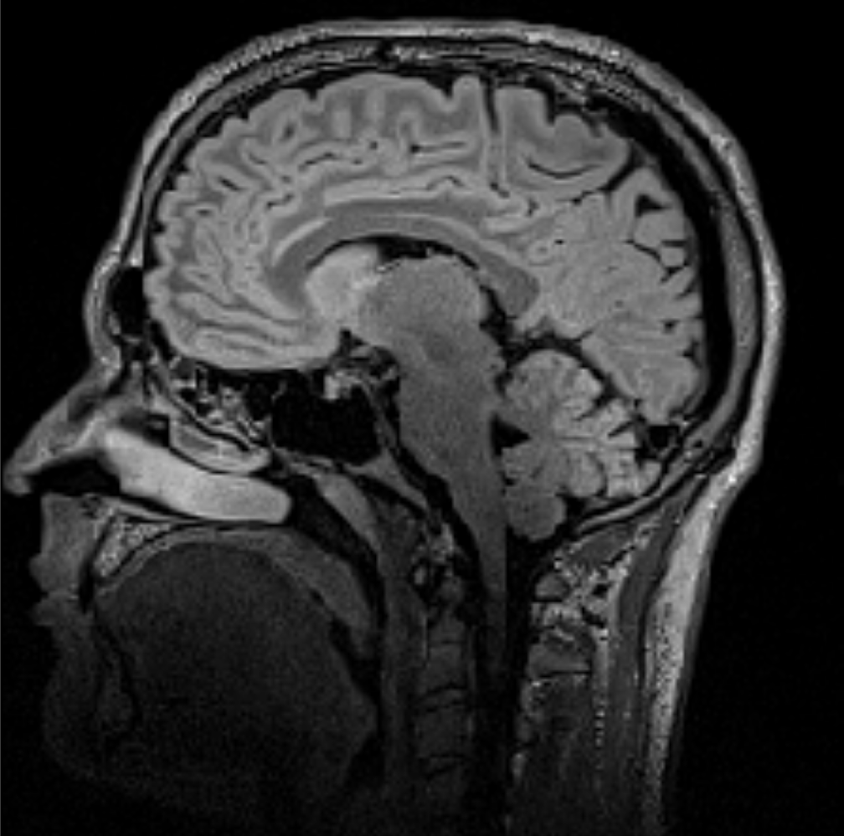
%> input picture Udemy_Visao_Computacional/Tranformacoes_Ponto_a_Ponto/Filtros/Suavizacao/head.png, 844 x 836 px, shrunk from 1008 x 999 before the run
$ octave filtro-media-4.m   (GNU Octave 9; MATLAB toolbox functions it lacks are replaced by stand-ins)
%> lines starting %> are read from the running program, lines starting %| are printed output that depends on the picture
im1 = imread('head.png');
%> im1 is the input picture: size 836x844 uint8; min 0, max 246, mean 47.4
im1 = imnoise(im1, 'salt & pepper', 0.1);
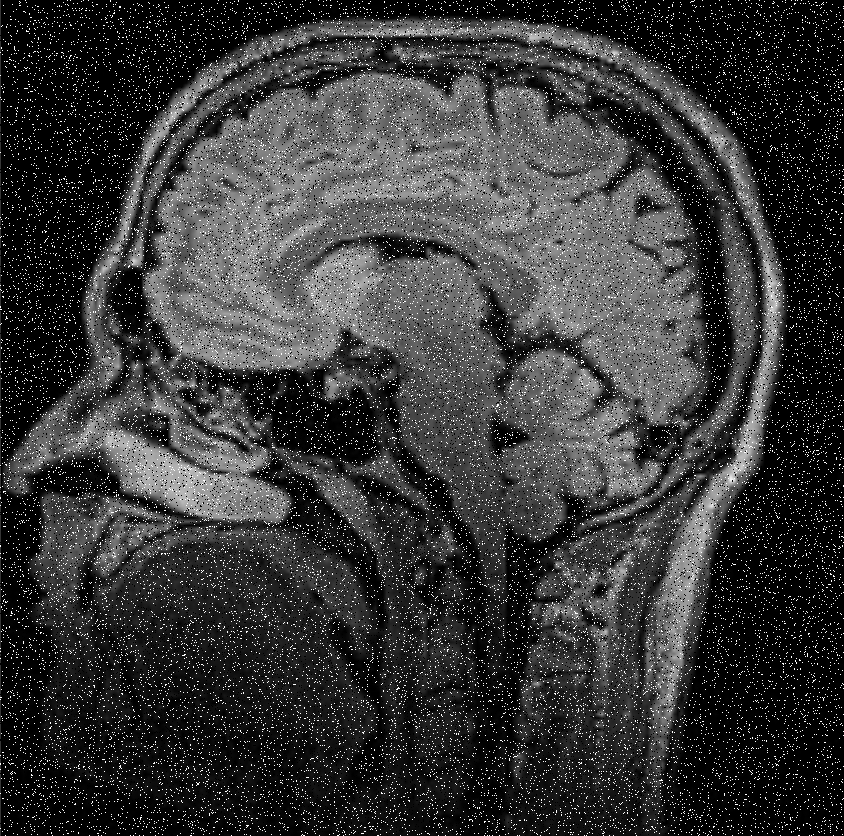
%> im1: size 836x844 uint8; min 0, max 255, mean 55.4

mascara1 = fspecial('average', [5 5]);
im2 = imfilter(im1, mascara1);
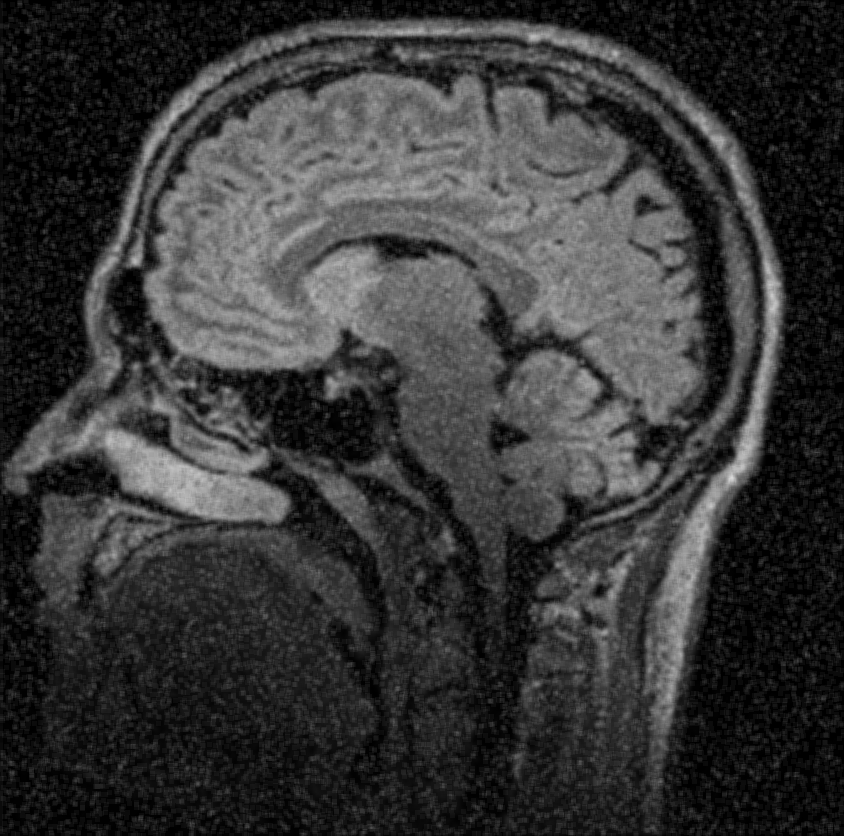
%> im2: size 836x844 uint8; min 0, max 217, mean 55.3

mascara2 = fspecial('disk', 5);
im3 = imfilter(im1, mascara2);

subplot(1,3,1); imshow(im1);
subplot(1,3,2); imshow(im2);
subplot(1,3,3); imshow(im3);
